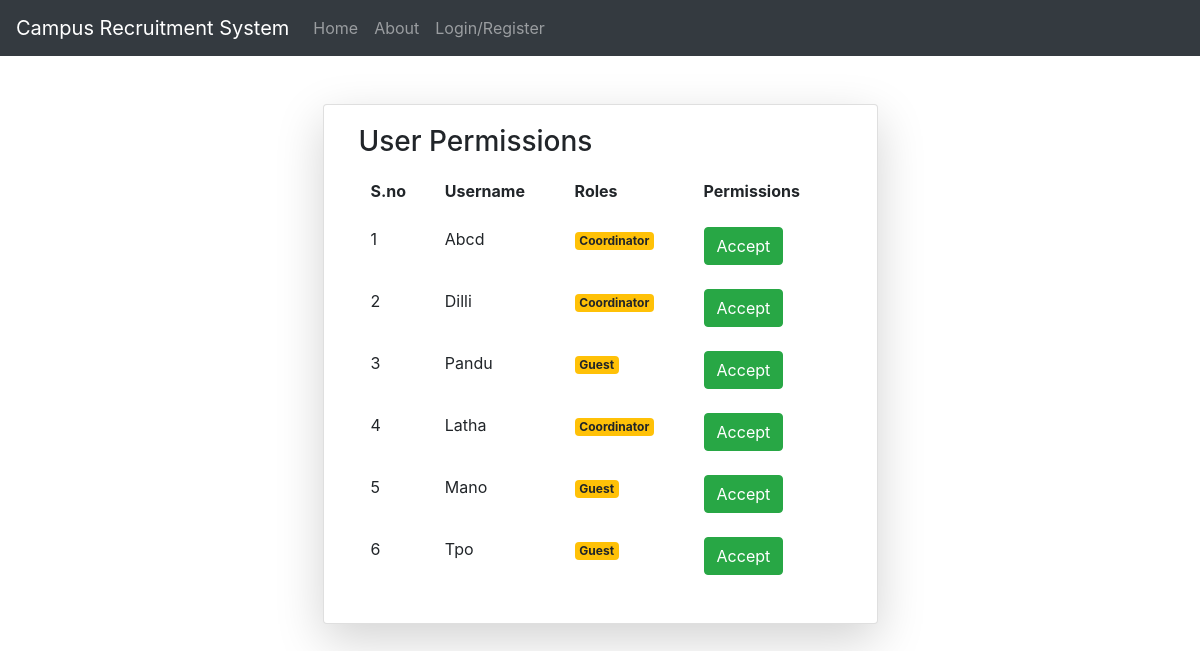
Page /per/ on the earlier database version.
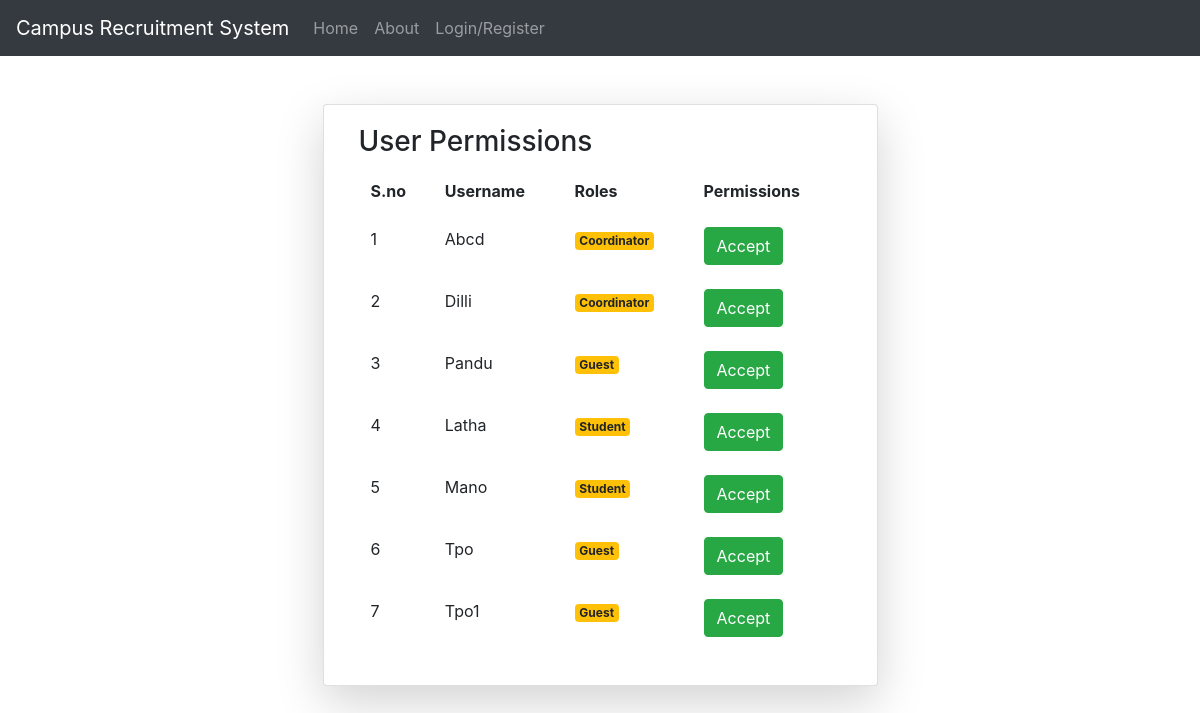
Same page on the later database version.
### RevisedApp/models.py (models this page shows)
class User(AbstractUser):
	t=[('CSE','CSE'),('ECE','ECE'),('CIVIL','CIVIL'),('Mechanical','Mechanical'),('EEE','EEE'),('MBA','MBA')]
	y=[('III','III'),('IV','IV')]
	rollno=models.CharField(default='17AK1A000',max_length=10)
	dob=models.DateField(null=True)
	year=models.CharField(choices=y,max_length=5,null=True)
	dept=models.CharField(choices=t,max_length=12,null=True)
	phone_no=models.IntegerField(null=True)
	percentage=models.IntegerField(null=True)
	backlogs=models.IntegerField(null=True)
	pass_year=models.IntegerField(null=True)
	address=models.CharField(max_length=250,null=True)
	r=[(1,'coordinator'),(2,'Student'),(3,'Guest')]
	role=models.IntegerField(choices=r,default=3)

### RevisedApp/views.py (the view)
# urls.py: path('per/',views.permissions,name='perm'),
def permissions(request):
	ty=User.objects.all()
	return render(request,'html/permissions.html',{'q':ty})

### RevisedApp/templates/html/permissions.html (shortened to what this page needs)
{% extends 'html/base.html' %}
{% block content %}
  <div class = "container">
  <div class = "card col-md-6 mx-auto mt-5 shadow-lg">
    <div class="card-body">
			<h3>User Permissions</h3>
			<table class="table table-borderless">
				<tr>
					<th>S.no</th>
					<th>Username</th>
					<th>Roles</th>
					<th>Permissions</th>
				</tr>
				{% for j in q %}
				<tr>
					<td>{{forloop.counter}}</td>
					<td>{{j.username}}</td>
					<td>
						{% if j.username.is_superuser %}
						<span class="badge badge-pills badge-warning">Admin</span>
						{% elif j.role == 1 %}
						<span class="badge badge-pills badge-warning">Coordinator</span>
						{% elif j.role == 2 %}
						<span class="badge badge-pills badge-warning">Student</span>
						{% else %}
						<span class="badge badge-pills badge-warning">Guest</span>
						{% endif %}
				</td>
					<td colspan="3">
						<a href="{% url 'gp' j.id %}" class="btn btn-success">Accept</a>
					</td>
				</tr>
				{% endfor %}
						</table>
	</div>
</div>
</div>
{% endblock %}

Differences in the rows shown:
changed User "Latha": role "Coordinator" → "Student"
changed User "Mano": role "Guest" → "Student"
added User: username "Tpo1", role "Guest"
